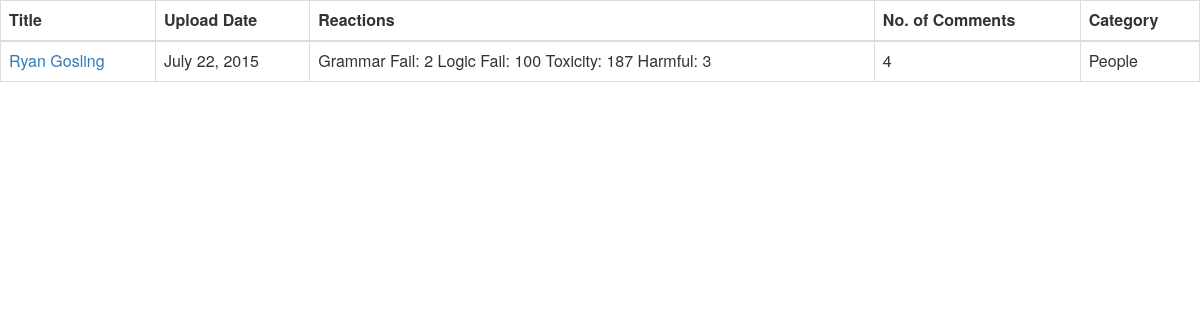
Page /antifu/myContents/TomCat/ on the committed database.
### antifu/models.py (models this page shows, shortened)
class Post(models.Model):
    id = models.AutoField(primary_key=True)
    category = models.ForeignKey(Category, on_delete=models.CASCADE)
    user = models.ForeignKey(UserProfile, on_delete=models.CASCADE, null=True)
    date = models.DateField(default=datetime.date.today)
    title = models.CharField(max_length=64)
    context = models.TextField(max_length=512)
    tags = models.CharField(max_length=128)
    grammarFail = models.IntegerField(default=0)
    logicFail = models.IntegerField(default=0)
    toxicity = models.IntegerField(default=0)
    harmful = models.IntegerField(default=0)
    report = models.IntegerField(default=0)
    views = models.IntegerField(default=0)
    picturePost = models.ImageField(upload_to='post_pictures')

class Category(models.Model):
    name = models.CharField(max_length=128, unique = True)
    class Meta:
        verbose_name_plural = 'Categories'
    def __str__(self):
        return self.name

### antifu/views.py (the view)
# urls.py: url(r'^myContents/(?P<username>[\w\-]+)/$',views.myContents,name='myContents'),
def myContents(request, username):
    user=User.objects.get(username=username)
    userprofile=UserProfile.objects.get(user=user)
    post_list=[]
    post_comment_list=[]
    try:
        post_list = Post.objects.filter(user=userprofile)
    except Post.DoesNotExist:
        print('no posts')
    try:
        for p in post_list:
            post_comment_list = Comment.objects.filter(post=p)
    except Comment.DoesNotExist:
        print('no comments')
    numComments = len(post_comment_list)
    context_dict={"posts":post_list,
                "numComments":numComments,
                "postComments":post_comment_list}
    return render(request, 'profile/MyContentsTab.html', context_dict)

### templates/profile/MyContentsTab.html (shortened to what this page needs)
{% load staticfiles %}
{% block header_block %}
    <link rel="stylesheet" href="https://maxcdn.bootstrapcdn.com/bootstrap/3.3.7/css/bootstrap.min.css">
{% endblock %}
{% block body_block %}
        <div class="table-responsive">
            <table id="myContentsTable" class="table table-hover table-bordered">
                <thead>
                <tr>
                    <th>Title</th>
                    <th>Upload Date</th>
                    <th>Reactions</th>
                    <th>No. of Comments</th>
                    <th>Category</th>
                </tr>
                </thead>
                <tbody>
                {% for p in posts %}
                <tr id="post_details">
                    <td><a target="_parent" href="{% url 'post' p.id %}">{{ p.title }}</a></td>
                    <td>{{ p.date }}</td>
                    <td>Grammar Fail: {{ p.grammarFail }}
                        Logic Fail: {{ p.logicFail }}
                        Toxicity: {{ p.toxicity }}
                        Harmful: {{ p.harmful }}</td>
                    <td>{{ numComments }}</td>
                    <td>{{ p.category }}</td>
                </tr>
                {% endfor %}
                </tbody>
            </table>
        </div>
{% endblock %}

### rows in the picture
Post: title "Ryan Gosling", date "July 22, 2015", grammarFail "2", logicFail "100", toxicity "187", harmful "3", numComments "4", category "People"
